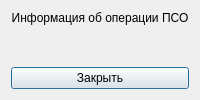
<?xml version="1.0" encoding="UTF-8"?>
<ui version="4.0">
 <class>OperationEditorForm</class>
 <widget class="QDialog" name="OperationEditorForm">
  <property name="windowTitle">
   <string>Операция поиска и спасания</string>
  </property>
  <layout class="QVBoxLayout" name="mainLayout">
   <item>
    <widget class="QLabel" name="labelTitle">
     <property name="text">
      <string>Информация об операции ПСО</string>
     </property>
     <property name="alignment">
      <set>Qt::AlignHCenter</set>
     </property>
    </widget>
   </item>
   <item>
    <widget class="QWidget" name="mapContainer" native="true"/>
   </item>
   <item>
    <widget class="QPushButton" name="btnClose">
     <property name="text">
      <string>Закрыть</string>
     </property>
    </widget>
   </item>
  </layout>
 </widget>
 <resources/>
 <connections/>
</ui>
